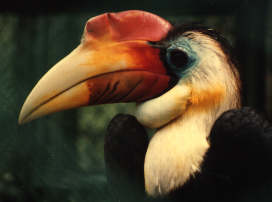
%> input picture images/Bird24d.bmp, 272 x 202 px
$ octave --eval "result = vc_8_pre(imread('../images/Bird24d.bmp'));"   (GNU Octave 9; MATLAB toolbox functions it lacks are replaced by stand-ins)
%> lines starting %> are read from the running program, lines starting %| are printed output that depends on the picture; in (x1, y1, x2, y2) boxes, pixels count from 0 and x2, y2 are one past the last pixel; in counts of white or black regions, pixels touching at a corner belong together; the program's own positions count from 1
function [ x ] = vc_8_pre(I)
    GLI = rgb2gray(I);
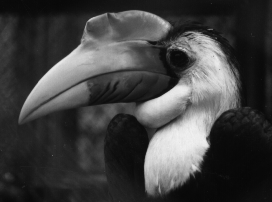
%> GLI: size 202x272 uint8; min 7, max 242, mean 65.1
    GLI = imgaussfilt(GLI, 2);
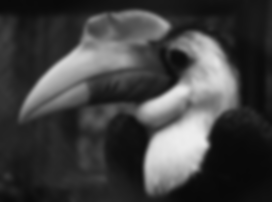
%> GLI: size 202x272 uint8; min 8, max 237, mean 65.1
    BW = GLI < 50;
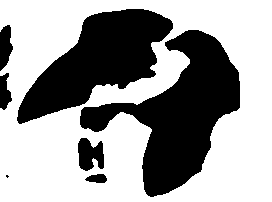
%> BW: size 202x272 logical; 61.7% white; 7 black regions (1 under 20 px), largest, box (x1, y1, x2, y2) and area: (80, 30, 240, 197) 10882, (17, 9, 173, 124) 8650, (78, 138, 104, 171) 626, (0, 25, 13, 71) 418, (0, 73, 12, 110) 297, (85, 174, 107, 183) 147
    BW1 = bwpropfilt(BW, 'Area', 6);
    BW2 = imfill(BW, 'holes');
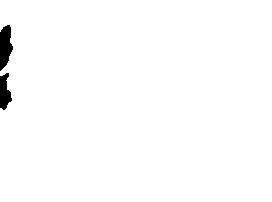
%> BW2: size 202x272 logical; 98.7% white; 2 black regions, box (x1, y1, x2, y2) and area: (0, 25, 13, 71) 418, (0, 73, 12, 110) 297

    CC = bwconncomp(BW1);
%> CC = 1 connected component
    props1 = regionprops(CC, 'Extent', 'Eccentricity', 'Solidity', 'EulerNumber');
%> props1 = 1 region; Eccentricity, EulerNumber, Extent and Solidity: 0.686 -4 0.617 0.617

    CC = bwconncomp(BW2);
    props2 = regionprops(CC, 'Extent', 'MajorAxisLength', 'MinorAxisLength', 'Solidity');
%> props2 = 1 region; MajorAxisLength, MinorAxisLength, Extent and Solidity: 310.3 233.9 0.987 0.987

    x1 = cell2mat(struct2cell(props1))';
%> x1 = [0.686 -4 0.617 0.617]
    x2 = cell2mat(struct2cell(props2))';
%> x2 = [310.3 233.9 0.987 0.987]
    x = horzcat(x1, x2);
%> x = [0.686 -4 0.617 0.617 310.3 233.9 0.987 0.987]
end
